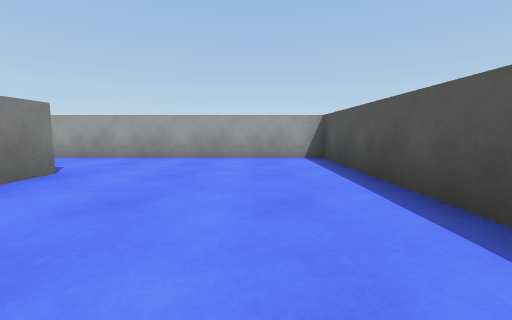
view 1 (above)

18 first-person views from a walk through a scene from a Unity 3-D project. The camera is 0.58 m above the floor, tilts 6° down and sees 90° across. The floor is counted in squares, 1 m on a side. Each view is taken from the middle of a square. On the plan, view 1 faces up. The plan holds only what a view shows up to about 9 squares ahead; the rest is blank. The place goes on beyond the plan. The player is left out.

view 2
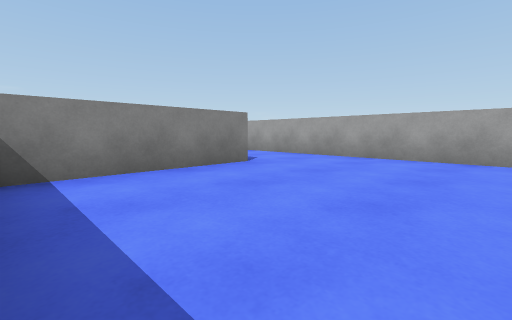

view 3
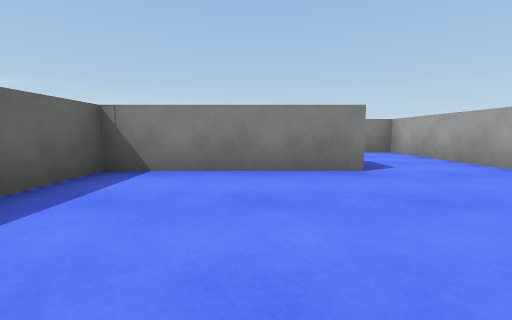

view 4
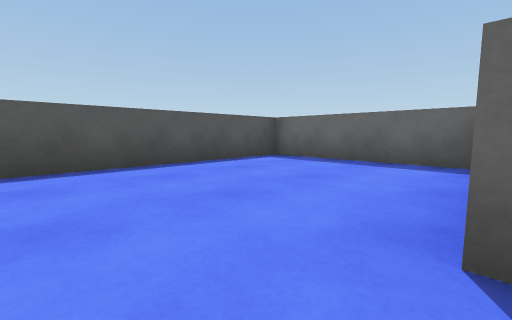

view 5
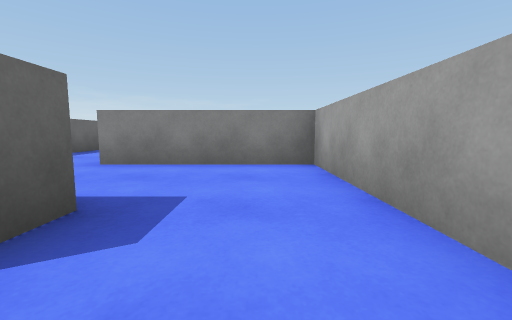

view 6
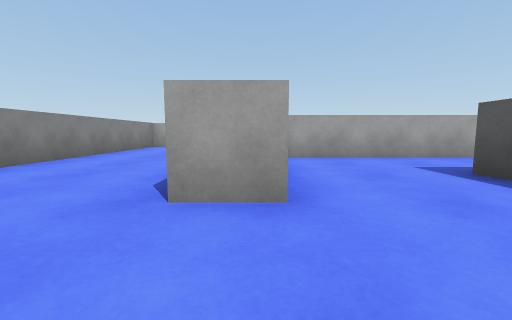

view 7
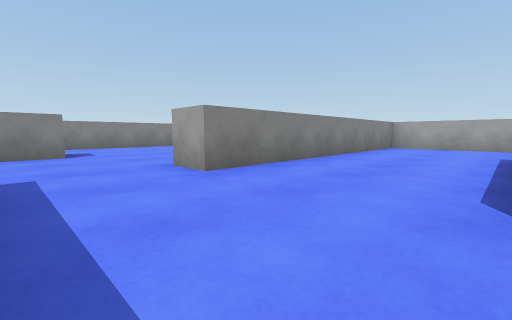

view 8
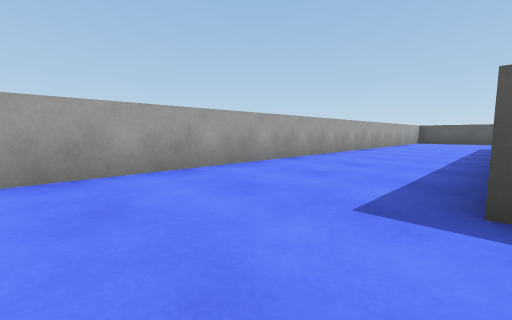

view 9
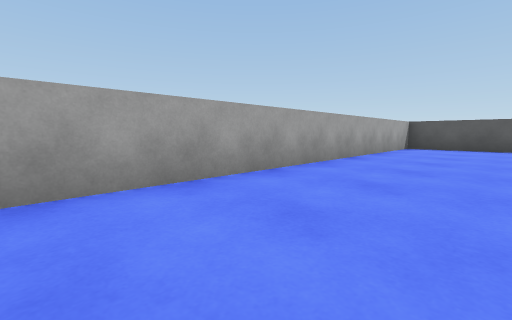

view 10
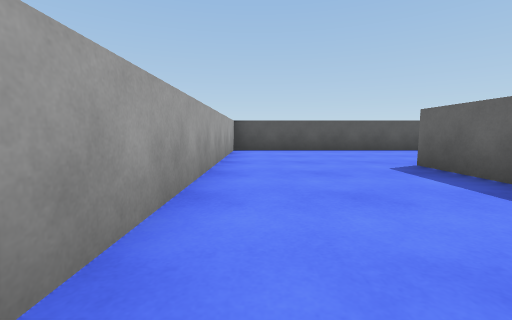

view 11
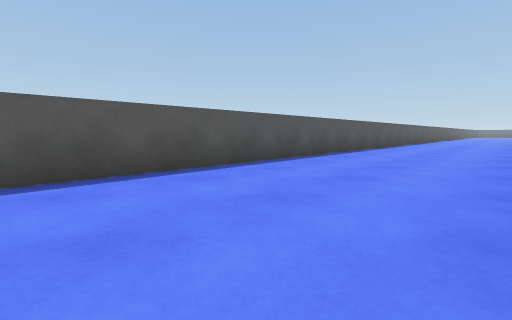

view 12
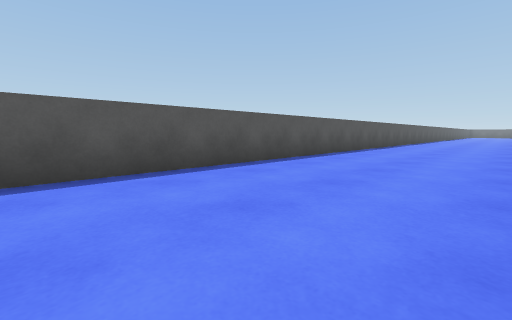

view 13
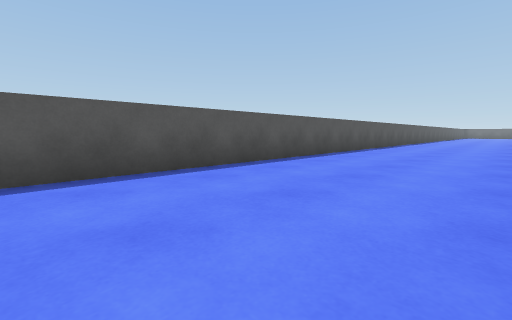

view 14
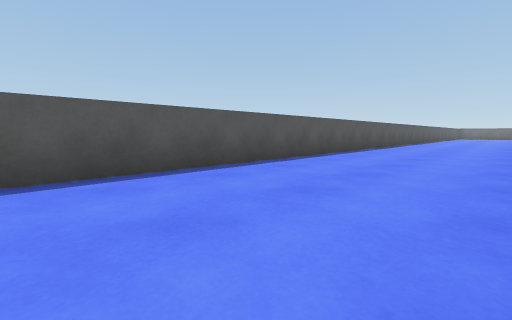

view 15
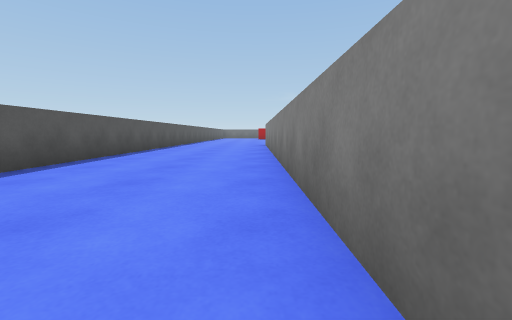

view 16
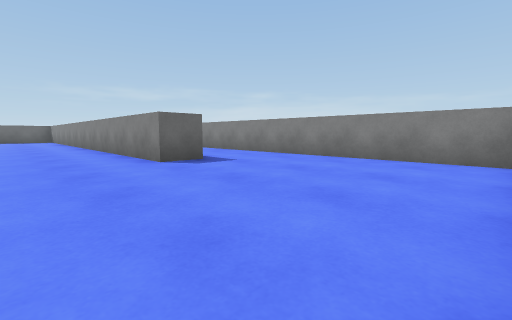

view 17
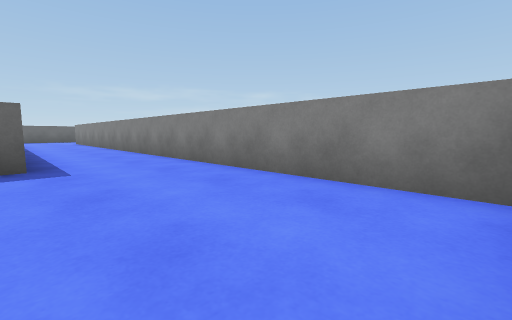

view 18
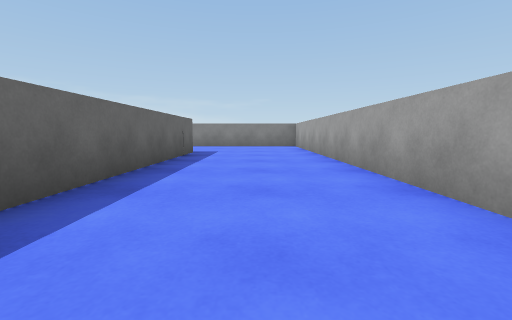

### Floor plan
Ten units are one square. View 1 is at (0, 0); x grows to the right and y downward. Boxes are objects, and circles mark ways between rooms. Rooms are numbered by the first view taken in them; rooms with no view inside come last. Other rooms are left out.
<svg viewBox="-193 -112 265 292">
<path fill="none" stroke="#000" d="M-29 -36 -29 3 16 3 16 -61 -26 -61M-39 -30 -39 -36 -29 -36M-26 -61 -67 -61 -67 -21M-67 -21 -78 -21M-110 3 -95 3M-78 -71 -18 -71M-164 -10 -152 -10 -152 46M25 94 25 175M9 -71 26 -71M-113 -96 -113 -21 -124 -21M-188 -61 -188 40M67 175 67 -107 -101 -107"/>
<circle cx="-35" cy="-45" r="3" fill="#2a7"/>
<circle cx="-55" cy="-30" r="3" fill="#2a7"/>
<text x="-10" y="-30">1</text>
<text x="-50" y="-40">2</text>
<text x="-60" y="20">3</text>
</svg>
Room 1 opens to room 2. Room 2 opens to room 3.

Where each view was taken, in squares from view 1:
view 1: 0 up, 0 right, facing up
view 2: 0 up, 1 right, facing up-left
view 3: 2 up, 1 right, facing left
view 4: 5 up, 3 left, facing down-right
view 5: 5 up, 2 left, facing left
view 6: 0 up, 7 left, facing up
view 7: 0 up, 8 left, facing up-left
view 8: 7 up, 10 left, facing up-right
view 9: 8 up, 4 left, facing up-right
view 10: 10 up, 2 left, facing right
view 11: 8 up, 3 right, facing down-right
view 12: 2 up, 3 right, facing down-right
view 13: 3 down, 3 right, facing down-right
view 14: 7 down, 3 right, facing down-right
view 15: 9 down, 3 right, facing down
view 16: 6 up, 13 left, facing down-left
view 17: 6 up, 16 left, facing down-left
view 18: 9 up, 0 right, facing left
